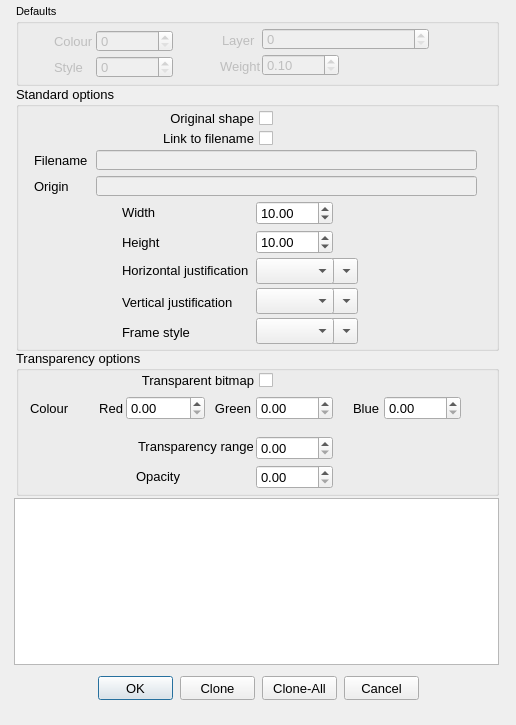
<?xml version="1.0" encoding="UTF-8"?>
<ui version="4.0">
 <class>Bitmap_Dialog</class>
 <widget class="QDialog" name="Bitmap_Dialog">
  <property name="geometry">
   <rect>
    <x>0</x>
    <y>0</y>
    <width>516</width>
    <height>725</height>
   </rect>
  </property>
  <property name="minimumSize">
   <size>
    <width>516</width>
    <height>725</height>
   </size>
  </property>
  <property name="maximumSize">
   <size>
    <width>516</width>
    <height>752</height>
   </size>
  </property>
  <property name="font">
   <font>
    <pointsize>8</pointsize>
   </font>
  </property>
  <property name="windowTitle">
   <string>Bitmap options</string>
  </property>
  <widget class="QGroupBox" name="groupBox">
   <property name="geometry">
    <rect>
     <x>16</x>
     <y>86</y>
     <width>483</width>
     <height>265</height>
    </rect>
   </property>
   <property name="font">
    <font>
     <pointsize>10</pointsize>
    </font>
   </property>
   <property name="title">
    <string>Standard options</string>
   </property>
   <widget class="QCheckBox" name="_104">
    <property name="geometry">
     <rect>
      <x>106</x>
      <y>22</y>
      <width>151</width>
      <height>20</height>
     </rect>
    </property>
    <property name="font">
     <font>
      <pointsize>10</pointsize>
     </font>
    </property>
    <property name="layoutDirection">
     <enum>Qt::RightToLeft</enum>
    </property>
    <property name="text">
     <string>Original shape</string>
    </property>
   </widget>
   <widget class="QCheckBox" name="_105">
    <property name="geometry">
     <rect>
      <x>106</x>
      <y>42</y>
      <width>151</width>
      <height>20</height>
     </rect>
    </property>
    <property name="font">
     <font>
      <pointsize>10</pointsize>
     </font>
    </property>
    <property name="layoutDirection">
     <enum>Qt::RightToLeft</enum>
    </property>
    <property name="text">
     <string>Link to filename</string>
    </property>
   </widget>
   <widget class="QLabel" name="label_22">
    <property name="geometry">
     <rect>
      <x>106</x>
      <y>116</y>
      <width>123</width>
      <height>20</height>
     </rect>
    </property>
    <property name="font">
     <font>
      <pointsize>10</pointsize>
     </font>
    </property>
    <property name="text">
     <string>Width</string>
    </property>
    <property name="alignment">
     <set>Qt::AlignLeading|Qt::AlignLeft|Qt::AlignVCenter</set>
    </property>
   </widget>
   <widget class="QLabel" name="label_23">
    <property name="geometry">
     <rect>
      <x>106</x>
      <y>146</y>
      <width>121</width>
      <height>20</height>
     </rect>
    </property>
    <property name="font">
     <font>
      <pointsize>10</pointsize>
     </font>
    </property>
    <property name="text">
     <string>Height</string>
    </property>
    <property name="alignment">
     <set>Qt::AlignLeading|Qt::AlignLeft|Qt::AlignVCenter</set>
    </property>
   </widget>
   <widget class="QLabel" name="label_29">
    <property name="geometry">
     <rect>
      <x>106</x>
      <y>174</y>
      <width>133</width>
      <height>20</height>
     </rect>
    </property>
    <property name="font">
     <font>
      <pointsize>10</pointsize>
     </font>
    </property>
    <property name="text">
     <string>Horizontal justification</string>
    </property>
    <property name="alignment">
     <set>Qt::AlignLeading|Qt::AlignLeft|Qt::AlignVCenter</set>
    </property>
   </widget>
   <widget class="QLabel" name="label_30">
    <property name="geometry">
     <rect>
      <x>106</x>
      <y>206</y>
      <width>133</width>
      <height>20</height>
     </rect>
    </property>
    <property name="font">
     <font>
      <pointsize>10</pointsize>
     </font>
    </property>
    <property name="text">
     <string>Vertical justification</string>
    </property>
    <property name="alignment">
     <set>Qt::AlignLeading|Qt::AlignLeft|Qt::AlignVCenter</set>
    </property>
   </widget>
   <widget class="QLabel" name="label_31">
    <property name="geometry">
     <rect>
      <x>106</x>
      <y>236</y>
      <width>135</width>
      <height>20</height>
     </rect>
    </property>
    <property name="font">
     <font>
      <pointsize>10</pointsize>
     </font>
    </property>
    <property name="text">
     <string>Frame style</string>
    </property>
    <property name="alignment">
     <set>Qt::AlignLeading|Qt::AlignLeft|Qt::AlignVCenter</set>
    </property>
   </widget>
   <widget class="RCDoubleSpinBox" name="_106">
    <property name="geometry">
     <rect>
      <x>240</x>
      <y>115</y>
      <width>77</width>
      <height>24</height>
     </rect>
    </property>
    <property name="font">
     <font>
      <family>Lucida Grande</family>
      <pointsize>10</pointsize>
     </font>
    </property>
    <property name="specialValueText">
     <string/>
    </property>
    <property name="decimals">
     <number>2</number>
    </property>
    <property name="minimum">
     <double>0.000000000000000</double>
    </property>
    <property name="maximum">
     <double>100000000.000000000000000</double>
    </property>
    <property name="value">
     <double>10.000000000000000</double>
    </property>
   </widget>
   <widget class="RCDoubleSpinBox" name="_107">
    <property name="geometry">
     <rect>
      <x>240</x>
      <y>144</y>
      <width>77</width>
      <height>24</height>
     </rect>
    </property>
    <property name="font">
     <font>
      <family>Lucida Grande</family>
      <pointsize>10</pointsize>
     </font>
    </property>
    <property name="decimals">
     <number>2</number>
    </property>
    <property name="minimum">
     <double>0.000000000000000</double>
    </property>
    <property name="maximum">
     <double>100000000.000000000000000</double>
    </property>
    <property name="value">
     <double>10.000000000000000</double>
    </property>
   </widget>
   <widget class="QComboBox" name="_108">
    <property name="geometry">
     <rect>
      <x>240</x>
      <y>172</y>
      <width>78</width>
      <height>26</height>
     </rect>
    </property>
   </widget>
   <widget class="QComboBox" name="_110">
    <property name="geometry">
     <rect>
      <x>240</x>
      <y>232</y>
      <width>78</width>
      <height>26</height>
     </rect>
    </property>
   </widget>
   <widget class="QComboBox" name="_109">
    <property name="geometry">
     <rect>
      <x>240</x>
      <y>202</y>
      <width>78</width>
      <height>26</height>
     </rect>
    </property>
   </widget>
   <widget class="QLineEdit" name="_200">
    <property name="enabled">
     <bool>false</bool>
    </property>
    <property name="geometry">
     <rect>
      <x>80</x>
      <y>64</y>
      <width>381</width>
      <height>20</height>
     </rect>
    </property>
    <property name="readOnly">
     <bool>true</bool>
    </property>
   </widget>
   <widget class="QLineEdit" name="_201">
    <property name="enabled">
     <bool>false</bool>
    </property>
    <property name="geometry">
     <rect>
      <x>80</x>
      <y>90</y>
      <width>381</width>
      <height>20</height>
     </rect>
    </property>
    <property name="readOnly">
     <bool>true</bool>
    </property>
   </widget>
   <widget class="QLabel" name="label_200">
    <property name="enabled">
     <bool>true</bool>
    </property>
    <property name="geometry">
     <rect>
      <x>18</x>
      <y>64</y>
      <width>53</width>
      <height>20</height>
     </rect>
    </property>
    <property name="font">
     <font>
      <pointsize>10</pointsize>
     </font>
    </property>
    <property name="text">
     <string>Filename</string>
    </property>
    <property name="alignment">
     <set>Qt::AlignLeading|Qt::AlignLeft|Qt::AlignVCenter</set>
    </property>
   </widget>
   <widget class="QLabel" name="label_201">
    <property name="enabled">
     <bool>true</bool>
    </property>
    <property name="geometry">
     <rect>
      <x>18</x>
      <y>90</y>
      <width>53</width>
      <height>20</height>
     </rect>
    </property>
    <property name="font">
     <font>
      <pointsize>10</pointsize>
     </font>
    </property>
    <property name="text">
     <string>Origin</string>
    </property>
    <property name="alignment">
     <set>Qt::AlignLeading|Qt::AlignLeft|Qt::AlignVCenter</set>
    </property>
   </widget>
   <widget class="QComboBox" name="_1008">
    <property name="geometry">
     <rect>
      <x>264</x>
      <y>172</y>
      <width>78</width>
      <height>26</height>
     </rect>
    </property>
   </widget>
   <widget class="QComboBox" name="_1009">
    <property name="geometry">
     <rect>
      <x>264</x>
      <y>202</y>
      <width>78</width>
      <height>26</height>
     </rect>
    </property>
   </widget>
   <widget class="QComboBox" name="_1010">
    <property name="geometry">
     <rect>
      <x>264</x>
      <y>232</y>
      <width>78</width>
      <height>26</height>
     </rect>
    </property>
   </widget>
   <zorder>_1010</zorder>
   <zorder>_1009</zorder>
   <zorder>_1008</zorder>
   <zorder>_104</zorder>
   <zorder>_105</zorder>
   <zorder>label_22</zorder>
   <zorder>label_23</zorder>
   <zorder>label_29</zorder>
   <zorder>label_30</zorder>
   <zorder>label_31</zorder>
   <zorder>_106</zorder>
   <zorder>_107</zorder>
   <zorder>_108</zorder>
   <zorder>_110</zorder>
   <zorder>_109</zorder>
   <zorder>_200</zorder>
   <zorder>_201</zorder>
   <zorder>label_200</zorder>
   <zorder>label_201</zorder>
  </widget>
  <widget class="QGroupBox" name="groupBox_4">
   <property name="geometry">
    <rect>
     <x>16</x>
     <y>350</y>
     <width>483</width>
     <height>146</height>
    </rect>
   </property>
   <property name="font">
    <font>
     <pointsize>10</pointsize>
    </font>
   </property>
   <property name="title">
    <string>Transparency options</string>
   </property>
   <widget class="QLabel" name="label_25">
    <property name="geometry">
     <rect>
      <x>14</x>
      <y>48</y>
      <width>45</width>
      <height>20</height>
     </rect>
    </property>
    <property name="font">
     <font>
      <pointsize>10</pointsize>
     </font>
    </property>
    <property name="text">
     <string>Colour</string>
    </property>
    <property name="alignment">
     <set>Qt::AlignLeading|Qt::AlignLeft|Qt::AlignVCenter</set>
    </property>
   </widget>
   <widget class="QCheckBox" name="_111">
    <property name="geometry">
     <rect>
      <x>110</x>
      <y>20</y>
      <width>147</width>
      <height>20</height>
     </rect>
    </property>
    <property name="font">
     <font>
      <pointsize>10</pointsize>
     </font>
    </property>
    <property name="layoutDirection">
     <enum>Qt::RightToLeft</enum>
    </property>
    <property name="text">
     <string>Transparent bitmap</string>
    </property>
   </widget>
   <widget class="QLabel" name="label_32">
    <property name="geometry">
     <rect>
      <x>76</x>
      <y>48</y>
      <width>31</width>
      <height>20</height>
     </rect>
    </property>
    <property name="font">
     <font>
      <pointsize>10</pointsize>
     </font>
    </property>
    <property name="text">
     <string>Red</string>
    </property>
    <property name="alignment">
     <set>Qt::AlignRight|Qt::AlignTrailing|Qt::AlignVCenter</set>
    </property>
   </widget>
   <widget class="QLabel" name="label_33">
    <property name="geometry">
     <rect>
      <x>194</x>
      <y>48</y>
      <width>41</width>
      <height>20</height>
     </rect>
    </property>
    <property name="font">
     <font>
      <pointsize>10</pointsize>
     </font>
    </property>
    <property name="text">
     <string>Green</string>
    </property>
    <property name="alignment">
     <set>Qt::AlignRight|Qt::AlignTrailing|Qt::AlignVCenter</set>
    </property>
   </widget>
   <widget class="QLabel" name="label_34">
    <property name="geometry">
     <rect>
      <x>322</x>
      <y>48</y>
      <width>41</width>
      <height>20</height>
     </rect>
    </property>
    <property name="font">
     <font>
      <pointsize>10</pointsize>
     </font>
    </property>
    <property name="text">
     <string>Blue</string>
    </property>
    <property name="alignment">
     <set>Qt::AlignRight|Qt::AlignTrailing|Qt::AlignVCenter</set>
    </property>
   </widget>
   <widget class="QLabel" name="label_35">
    <property name="geometry">
     <rect>
      <x>122</x>
      <y>86</y>
      <width>115</width>
      <height>20</height>
     </rect>
    </property>
    <property name="font">
     <font>
      <pointsize>10</pointsize>
     </font>
    </property>
    <property name="text">
     <string>Transparency range</string>
    </property>
    <property name="alignment">
     <set>Qt::AlignLeading|Qt::AlignLeft|Qt::AlignVCenter</set>
    </property>
   </widget>
   <widget class="QLabel" name="label_36">
    <property name="geometry">
     <rect>
      <x>120</x>
      <y>116</y>
      <width>109</width>
      <height>20</height>
     </rect>
    </property>
    <property name="font">
     <font>
      <pointsize>10</pointsize>
     </font>
    </property>
    <property name="text">
     <string>Opacity</string>
    </property>
    <property name="alignment">
     <set>Qt::AlignLeading|Qt::AlignLeft|Qt::AlignVCenter</set>
    </property>
   </widget>
   <widget class="QDoubleSpinBox" name="_112">
    <property name="geometry">
     <rect>
      <x>110</x>
      <y>46</y>
      <width>79</width>
      <height>24</height>
     </rect>
    </property>
    <property name="font">
     <font>
      <family>Lucida Grande</family>
      <pointsize>10</pointsize>
     </font>
    </property>
    <property name="maximum">
     <double>1.000000000000000</double>
    </property>
    <property name="singleStep">
     <double>0.100000000000000</double>
    </property>
   </widget>
   <widget class="QDoubleSpinBox" name="_114">
    <property name="geometry">
     <rect>
      <x>368</x>
      <y>46</y>
      <width>77</width>
      <height>24</height>
     </rect>
    </property>
    <property name="font">
     <font>
      <family>Lucida Grande</family>
      <pointsize>10</pointsize>
     </font>
    </property>
    <property name="maximum">
     <double>1.000000000000000</double>
    </property>
    <property name="singleStep">
     <double>0.100000000000000</double>
    </property>
   </widget>
   <widget class="QDoubleSpinBox" name="_113">
    <property name="geometry">
     <rect>
      <x>240</x>
      <y>46</y>
      <width>77</width>
      <height>24</height>
     </rect>
    </property>
    <property name="font">
     <font>
      <family>Lucida Grande</family>
      <pointsize>10</pointsize>
     </font>
    </property>
    <property name="maximum">
     <double>1.000000000000000</double>
    </property>
    <property name="singleStep">
     <double>0.100000000000000</double>
    </property>
   </widget>
   <widget class="QDoubleSpinBox" name="_116">
    <property name="geometry">
     <rect>
      <x>240</x>
      <y>86</y>
      <width>77</width>
      <height>24</height>
     </rect>
    </property>
    <property name="font">
     <font>
      <family>Lucida Grande</family>
      <pointsize>10</pointsize>
     </font>
    </property>
    <property name="maximum">
     <double>1.000000000000000</double>
    </property>
    <property name="singleStep">
     <double>0.100000000000000</double>
    </property>
   </widget>
   <widget class="QDoubleSpinBox" name="_117">
    <property name="geometry">
     <rect>
      <x>240</x>
      <y>115</y>
      <width>77</width>
      <height>24</height>
     </rect>
    </property>
    <property name="font">
     <font>
      <family>Lucida Grande</family>
      <pointsize>10</pointsize>
     </font>
    </property>
    <property name="maximum">
     <double>1.000000000000000</double>
    </property>
    <property name="singleStep">
     <double>0.010000000000000</double>
    </property>
   </widget>
   <widget class="QPushButton" name="_1005">
    <property name="geometry">
     <rect>
      <x>446</x>
      <y>46</y>
      <width>24</width>
      <height>24</height>
     </rect>
    </property>
    <property name="mouseTracking">
     <bool>false</bool>
    </property>
    <property name="toolTip">
     <string>Select Colour</string>
    </property>
    <property name="text">
     <string/>
    </property>
    <property name="icon">
     <iconset resource="../RealCAD.qrc">
      <normaloff>:/images/PROPERTIES-colours.svg</normaloff>:/images/PROPERTIES-colours.svg</iconset>
    </property>
    <property name="iconSize">
     <size>
      <width>20</width>
      <height>20</height>
     </size>
    </property>
    <property name="autoDefault">
     <bool>false</bool>
    </property>
    <property name="flat">
     <bool>true</bool>
    </property>
   </widget>
  </widget>
  <widget class="QPushButton" name="_2">
   <property name="geometry">
    <rect>
     <x>344</x>
     <y>676</y>
     <width>75</width>
     <height>24</height>
    </rect>
   </property>
   <property name="font">
    <font>
     <family>Lucida Grande</family>
     <pointsize>10</pointsize>
    </font>
   </property>
   <property name="text">
    <string>Cancel</string>
   </property>
   <property name="autoDefault">
    <bool>false</bool>
   </property>
  </widget>
  <widget class="QPushButton" name="_1">
   <property name="geometry">
    <rect>
     <x>98</x>
     <y>676</y>
     <width>75</width>
     <height>24</height>
    </rect>
   </property>
   <property name="font">
    <font>
     <family>Lucida Grande</family>
     <pointsize>10</pointsize>
    </font>
   </property>
   <property name="text">
    <string>OK</string>
   </property>
   <property name="autoDefault">
    <bool>false</bool>
   </property>
   <property name="default">
    <bool>true</bool>
   </property>
  </widget>
  <widget class="QGraphicsView" name="_118">
   <property name="geometry">
    <rect>
     <x>14</x>
     <y>498</y>
     <width>485</width>
     <height>167</height>
    </rect>
   </property>
   <property name="minimumSize">
    <size>
     <width>0</width>
     <height>0</height>
    </size>
   </property>
   <property name="maximumSize">
    <size>
     <width>485</width>
     <height>173</height>
    </size>
   </property>
   <property name="acceptDrops">
    <bool>false</bool>
   </property>
   <property name="frameShape">
    <enum>QFrame::StyledPanel</enum>
   </property>
   <property name="verticalScrollBarPolicy">
    <enum>Qt::ScrollBarAlwaysOff</enum>
   </property>
   <property name="horizontalScrollBarPolicy">
    <enum>Qt::ScrollBarAlwaysOff</enum>
   </property>
   <property name="interactive">
    <bool>false</bool>
   </property>
   <property name="sceneRect">
    <rectf>
     <x>0.000000000000000</x>
     <y>0.000000000000000</y>
     <width>485.000000000000000</width>
     <height>172.000000000000000</height>
    </rectf>
   </property>
   <property name="resizeAnchor">
    <enum>QGraphicsView::AnchorViewCenter</enum>
   </property>
  </widget>
  <widget class="QGroupBox" name="groupBox_2">
   <property name="geometry">
    <rect>
     <x>16</x>
     <y>4</y>
     <width>483</width>
     <height>82</height>
    </rect>
   </property>
   <property name="title">
    <string>Defaults</string>
   </property>
   <widget class="QPushButton" name="_1002">
    <property name="enabled">
     <bool>false</bool>
    </property>
    <property name="geometry">
     <rect>
      <x>160</x>
      <y>50</y>
      <width>24</width>
      <height>24</height>
     </rect>
    </property>
    <property name="toolTip">
     <string>Select Style</string>
    </property>
    <property name="statusTip">
     <string/>
    </property>
    <property name="text">
     <string/>
    </property>
    <property name="icon">
     <iconset resource="../RealCAD.qrc">
      <normaloff>:/images/PROPERTIES-styles.svg</normaloff>:/images/PROPERTIES-styles.svg</iconset>
    </property>
    <property name="iconSize">
     <size>
      <width>20</width>
      <height>20</height>
     </size>
    </property>
    <property name="autoDefault">
     <bool>false</bool>
    </property>
    <property name="flat">
     <bool>true</bool>
    </property>
   </widget>
   <widget class="QLabel" name="label_103">
    <property name="enabled">
     <bool>false</bool>
    </property>
    <property name="geometry">
     <rect>
      <x>204</x>
      <y>52</y>
      <width>41</width>
      <height>20</height>
     </rect>
    </property>
    <property name="font">
     <font>
      <pointsize>10</pointsize>
     </font>
    </property>
    <property name="text">
     <string>Weight</string>
    </property>
   </widget>
   <widget class="QPushButton" name="_1001">
    <property name="enabled">
     <bool>false</bool>
    </property>
    <property name="geometry">
     <rect>
      <x>416</x>
      <y>24</y>
      <width>24</width>
      <height>24</height>
     </rect>
    </property>
    <property name="toolTip">
     <string>Select Layer</string>
    </property>
    <property name="statusTip">
     <string/>
    </property>
    <property name="text">
     <string/>
    </property>
    <property name="icon">
     <iconset resource="../RealCAD.qrc">
      <normaloff>:/images/PROPERTIES-layers.svg</normaloff>:/images/PROPERTIES-layers.svg</iconset>
    </property>
    <property name="iconSize">
     <size>
      <width>20</width>
      <height>20</height>
     </size>
    </property>
    <property name="flat">
     <bool>true</bool>
    </property>
   </widget>
   <widget class="QSpinBox" name="_102">
    <property name="enabled">
     <bool>false</bool>
    </property>
    <property name="geometry">
     <rect>
      <x>80</x>
      <y>52</y>
      <width>77</width>
      <height>22</height>
     </rect>
    </property>
    <property name="font">
     <font>
      <family>Lucida Grande</family>
      <pointsize>10</pointsize>
     </font>
    </property>
    <property name="maximum">
     <number>255</number>
    </property>
   </widget>
   <widget class="QLabel" name="label_100">
    <property name="enabled">
     <bool>false</bool>
    </property>
    <property name="geometry">
     <rect>
      <x>38</x>
      <y>27</y>
      <width>39</width>
      <height>20</height>
     </rect>
    </property>
    <property name="font">
     <font>
      <pointsize>10</pointsize>
     </font>
    </property>
    <property name="text">
     <string>Colour</string>
    </property>
   </widget>
   <widget class="QLabel" name="label_102">
    <property name="enabled">
     <bool>false</bool>
    </property>
    <property name="geometry">
     <rect>
      <x>38</x>
      <y>53</y>
      <width>41</width>
      <height>20</height>
     </rect>
    </property>
    <property name="font">
     <font>
      <pointsize>10</pointsize>
     </font>
    </property>
    <property name="text">
     <string>Style</string>
    </property>
   </widget>
   <widget class="QPushButton" name="_1000">
    <property name="enabled">
     <bool>false</bool>
    </property>
    <property name="geometry">
     <rect>
      <x>160</x>
      <y>25</y>
      <width>24</width>
      <height>24</height>
     </rect>
    </property>
    <property name="toolTip">
     <string>Select Colour</string>
    </property>
    <property name="text">
     <string/>
    </property>
    <property name="icon">
     <iconset resource="../RealCAD.qrc">
      <normaloff>:/images/PROPERTIES-colours.svg</normaloff>:/images/PROPERTIES-colours.svg</iconset>
    </property>
    <property name="iconSize">
     <size>
      <width>20</width>
      <height>20</height>
     </size>
    </property>
    <property name="autoDefault">
     <bool>false</bool>
    </property>
    <property name="flat">
     <bool>true</bool>
    </property>
   </widget>
   <widget class="QSpinBox" name="_100">
    <property name="enabled">
     <bool>false</bool>
    </property>
    <property name="geometry">
     <rect>
      <x>80</x>
      <y>26</y>
      <width>77</width>
      <height>22</height>
     </rect>
    </property>
    <property name="font">
     <font>
      <family>Lucida Grande</family>
      <pointsize>10</pointsize>
     </font>
    </property>
    <property name="specialValueText">
     <string/>
    </property>
    <property name="maximum">
     <number>255</number>
    </property>
   </widget>
   <widget class="WeightSpinBox" name="_103">
    <property name="enabled">
     <bool>false</bool>
    </property>
    <property name="geometry">
     <rect>
      <x>246</x>
      <y>50</y>
      <width>77</width>
      <height>22</height>
     </rect>
    </property>
    <property name="font">
     <font>
      <family>Lucida Grande</family>
      <pointsize>10</pointsize>
     </font>
    </property>
    <property name="specialValueText">
     <string/>
    </property>
    <property name="minimum">
     <double>0.100000000000000</double>
    </property>
    <property name="maximum">
     <double>3.000000000000000</double>
    </property>
    <property name="singleStep">
     <double>0.100000000000000</double>
    </property>
   </widget>
   <widget class="LayerSpinBox" name="_101">
    <property name="enabled">
     <bool>false</bool>
    </property>
    <property name="geometry">
     <rect>
      <x>246</x>
      <y>24</y>
      <width>167</width>
      <height>22</height>
     </rect>
    </property>
    <property name="font">
     <font>
      <family>Lucida Grande</family>
      <pointsize>10</pointsize>
     </font>
    </property>
    <property name="suffix">
     <string/>
    </property>
    <property name="maximum">
     <number>2049</number>
    </property>
   </widget>
   <widget class="QPushButton" name="_1003">
    <property name="enabled">
     <bool>false</bool>
    </property>
    <property name="geometry">
     <rect>
      <x>326</x>
      <y>50</y>
      <width>24</width>
      <height>24</height>
     </rect>
    </property>
    <property name="toolTip">
     <string>Select Weight</string>
    </property>
    <property name="statusTip">
     <string/>
    </property>
    <property name="text">
     <string/>
    </property>
    <property name="icon">
     <iconset resource="../RealCAD.qrc">
      <normaloff>:/images/PROPERTIES-weights.svg</normaloff>:/images/PROPERTIES-weights.svg</iconset>
    </property>
    <property name="iconSize">
     <size>
      <width>20</width>
      <height>20</height>
     </size>
    </property>
    <property name="flat">
     <bool>true</bool>
    </property>
   </widget>
   <widget class="QLabel" name="label_101">
    <property name="enabled">
     <bool>false</bool>
    </property>
    <property name="geometry">
     <rect>
      <x>206</x>
      <y>26</y>
      <width>37</width>
      <height>20</height>
     </rect>
    </property>
    <property name="font">
     <font>
      <pointsize>10</pointsize>
     </font>
    </property>
    <property name="text">
     <string>Layer</string>
    </property>
   </widget>
  </widget>
  <widget class="QPushButton" name="_119">
   <property name="enabled">
    <bool>true</bool>
   </property>
   <property name="geometry">
    <rect>
     <x>180</x>
     <y>676</y>
     <width>75</width>
     <height>24</height>
    </rect>
   </property>
   <property name="font">
    <font>
     <pointsize>10</pointsize>
    </font>
   </property>
   <property name="text">
    <string>Clone</string>
   </property>
  </widget>
  <widget class="QPushButton" name="_120">
   <property name="enabled">
    <bool>true</bool>
   </property>
   <property name="geometry">
    <rect>
     <x>262</x>
     <y>676</y>
     <width>75</width>
     <height>24</height>
    </rect>
   </property>
   <property name="font">
    <font>
     <pointsize>10</pointsize>
    </font>
   </property>
   <property name="text">
    <string>Clone-All</string>
   </property>
  </widget>
 </widget>
 <customwidgets>
  <customwidget>
   <class>RCDoubleSpinBox</class>
   <extends>QDoubleSpinBox</extends>
   <header>../RealCADQt/source/rcdoublespinbox.h</header>
  </customwidget>
  <customwidget>
   <class>WeightSpinBox</class>
   <extends>QDoubleSpinBox</extends>
   <header>../RealCADQt/source/weightspinbox.h</header>
  </customwidget>
  <customwidget>
   <class>LayerSpinBox</class>
   <extends>QSpinBox</extends>
   <header>../RealCADQt/source/layerspinbox.h</header>
  </customwidget>
 </customwidgets>
 <resources>
  <include location="../RealCAD.qrc"/>
 </resources>
 <connections/>
</ui>
